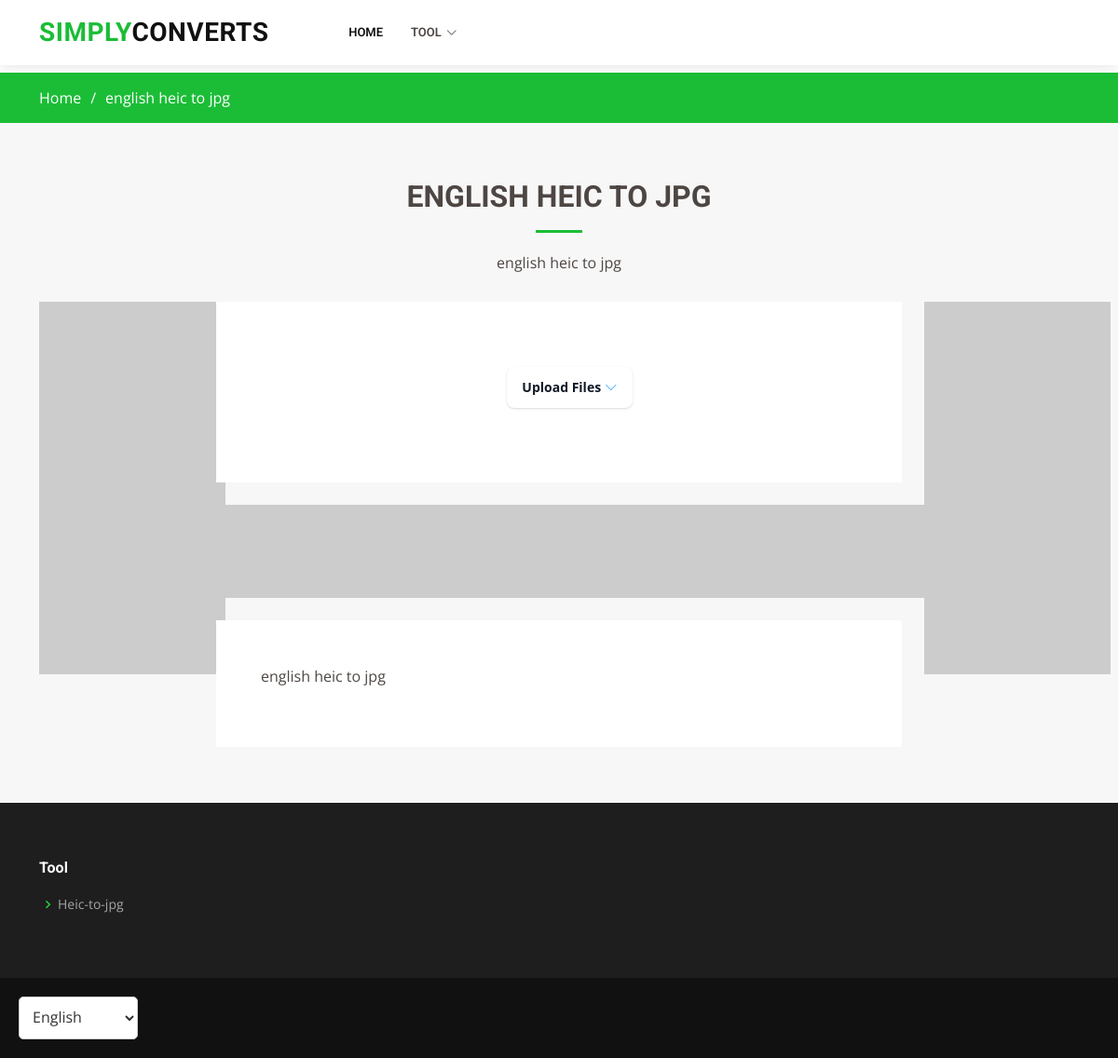
Screenshot of /en/tool/heic-to-jpg with the database file from the repository.
### common/models.py (models this page shows, shortened)
class TranslationHeader(models.Model):
    header = models.ForeignKey(Header, on_delete=models.CASCADE, null=True)
    title = models.CharField(max_length=100)
    url = models.ForeignKey('Url', on_delete=models.SET_NULL, null=True, blank=True)
    lng = models.CharField(max_length=10, choices=settings.LANGUAGES, null=True)
    def is_subheader(self):
        check = SubHeader.objects.filter(translation_header_id=self.id).exists()
        return check
    def get_subheader(self):
        check = SubHeader.objects.filter(translation_header_id=self.id)
        return check

class TranslationFooter(models.Model):
    footer = models.ForeignKey(Footer, on_delete=models.CASCADE, null=True)
    title = models.CharField(max_length=100)
    lng = models.CharField(max_length=10, choices=settings.LANGUAGES, null=True)
    def is_subfooter(self):
        check = SubFooter.objects.filter(translation_footer_id=self.id).exists()
        return check
    def get_subfooter(self):
        check = SubFooter.objects.filter(translation_footer_id=self.id)
        return check

class SubFooter(models.Model):
    translation_footer = models.ForeignKey(TranslationFooter, on_delete=models.CASCADE, null=True)
    title = models.CharField(max_length=100, null=True)
    url = models.ForeignKey('Url', on_delete=models.SET_NULL, null=True)

### tool/models.py (models this page shows, shortened)
class ToolPageTranslation(models.Model):
    tool_page = models.ForeignKey('ToolPage', related_name='translations', on_delete=models.CASCADE, null=True)
    language = models.CharField(max_length=10, choices=settings.LANGUAGES, null=True)
    short_desc = models.TextField(max_length=100, null=True)
    title = models.CharField(max_length=500, null=True)
    description = HTMLField()
    url=models.ForeignKey('common.Url', on_delete=models.SET_NULL, null=True)
    meta_title = models.CharField(max_length=255, null=True, blank=True)
    meta_description = models.CharField(max_length=255, null=True, blank=True)
    meta_keywords = models.CharField(max_length=255, null=True, blank=True)
    og_title = models.CharField(max_length=255, null=True, blank=True)
    og_description = models.CharField(max_length=255, null=True, blank=True)
    og_image = models.URLField(null=True, blank=True)
    og_url = models.URLField(null=True, blank=True)
    og_type = models.CharField(max_length=50, null=True, blank=True, default='website')
    twitter_card = models.CharField(max_length=50, null=True, blank=True, default='summary')
    twitter_title = models.CharField(max_length=255, null=True, blank=True)
    twitter_description = models.CharField(max_length=255, null=True, blank=True)
    twitter_image = models.URLField(null=True, blank=True)
    class Meta:
        unique_together = (('tool_page', 'language'),)

### tool/views.py (the view)
# urls.py: path('', include('tool.urls')),
def tool(request, lng,  slug):
    page_data = get_object_or_404(ToolPageTranslation, url__url=lng+'/'+"tool"+'/'+slug)
    selected_tool = page_data.tool_page.tool
    if selected_tool == 'HEIC to JPG':
        file_format = '.heic'
        target_format = 'jpg'
    elif selected_tool == 'PNG TO JPG':
        file_format = '.png'
        target_format = 'jpg'
    elif selected_tool == 'JPG TO PNG':
        file_format = '.jpg'
        target_format = 'png'
    elif selected_tool == 'MP4 to MP3':
        file_format = '.mp4'
        target_format = 'mp3'
    elif selected_tool == 'Video to MP3':
        file_format = 'video/*'
        target_format = 'mp3'
    elif selected_tool == 'Image to Word':
        file_format = 'image/*, image/heic, image/heif'
        target_format = 'text'
    elif selected_tool == 'MP3 Convertor' or selected_tool == 'Audio Convertor':
        file_format = 'audio/*'
        target_format = 'mp3'
    else:
        file_format = '*'
        target_format = '*'
    context = {
        'page_data': page_data,
        'target_format': target_format,
        'file_format' : file_format,
        'meta_title': page_data.meta_title,
        'meta_description': page_data.meta_description,
        'meta_keywords': page_data.meta_keywords,
        'og_title': page_data.og_title,
        'og_description': page_data.og_description,
        'og_image': page_data.og_image,
        'twitter_title': page_data.twitter_title,
        'twitter_description': page_data.twitter_description,
        'twitter_image': page_data.twitter_image,
    }
    return render(request, 'tool.html', context)

### common/models.py (called while the page is built)
    def __str__(self) -> str:
        return self.url

### template/tool.html (shortened to what this page needs)
{% extends 'base/base.html' %}
{% block content %}
{% include 'base/breadcrumb.html' with title=page_data.title %}
<section id="services" class="services section-bg">
    <div class="container" data-aos="fade-up">
        <div class="section-title" data-aos="fade-up">
            <h2>{{ page_data.title }}</h2>
            <p>{{ page_data.short_desc }}</p>
        </div>
        <div class="row">
            <div class="col-md-2">
                <img src="https://dummyimage.com/200x400/d5d5d5/000.png&text=Ads" />
            </div>
            <div class="col-md-8" data-aos="zoom-in" data-aos-delay="100" style="min-height:320px;">
                <div class="icon-box iconbox-blue">
                    <nav class="navbar flex-grow-1 ">
                        <button id="file-upload-button" class="margin-left-card file-upload-button dropdown justify-content-center align-items-center"
                            role="button"><span id="file-upload-button-text">Upload Files</span>
                            <i class="bi bi-chevron-down"></i></a>
                        </button>
                    </nav>
                </div>
                <img class="mt-4" src="https://dummyimage.com/850x100/d5d5d5/000.png&text=Ads" />
                <div class="iconbox-blue p-5 mt-4" style="background-color: #fff;">
                    {{ page_data.description | safe}}
                </div>
            </div>
            <div class="col-md-2">
                <img src="https://dummyimage.com/200x400/d5d5d5/000.png&text=Ads" />
            </div>
        </div>
    </div>
</section>
{% endblock %}

### template/base/header.html (shortened to what this page needs)
<header id="header" class="fixed-top">
  <div class="container d-flex align-items-center">
    <h2 class="logo me-auto" style="margin-right: 20px;"><a href="/"><span>Simply</span>Converts</a></h2>
    <nav id="navbar" class="navbar flex-grow-1" style="padding-left: 5%;">
      <ul>
<li><a href="/" class="">{{button.home}}</a></li>
          {% for header in headers %}
              {% if header.is_subheader %}
                  <li class="dropdown"><a ><span>{{ header.title}}</span> <i class="bi bi-chevron-down"></i></a>
                  </li>
              {% else %}
                  <li><a href="{{ header.url }}" class="">{{header.title}}</a></li>
              {% endif %}
          {% endfor %}
      </ul>
  </nav>
  </div>
</header>

### template/base/breadcrumb.html
<section id="breadcrumbs" class="breadcrumbs">
    <div class="container">
      <div class="d-flex justify-content-between align-items-center">
        <ol>
          <li><a href="{% url 'home' %}">{{button.home}}</a></li>
          <li>{{ title }}</li>
        </ol>
      </div>
    </div>
  </section>

### template/base/footer.html (shortened to what this page needs)
<footer id="footer">
    <div class="footer-top">
      <div class="container">
        <div class="row">
          {% for footer in footers %}
            {% if footer.is_subfooter %}
          <div class="col-lg-2 col-md-6 footer-links">
            <h4>{{ footer.title}}</h4>
            <ul>
              {% for subfooter in footer.get_subfooter %}
                <li><i class="bx bx-chevron-right"></i> <a href="/{{ subfooter.url}}">{{subfooter.title}}</a></li>
              {% endfor %}
            </ul>
          </div>
          {% else %}
                    <li><a class="">{{footer.title}}</a></li>
                {% endif %}
          {% endfor %}
        </div>
      </div>
    </div>
    <div class="language-select-container">
      <select id="language-select" onchange="changeLanguage(this)" class="language-select">
        {% for single_lng in languages_list %}
          <option value="{{ single_lng.code }}" {% if single_lng.code == selected_lng %}selected{% endif %}>
            {{ single_lng.name }}
          </option>
        {% endfor %}
      </select>
    </div>
  </footer>

### static/css/style.css (style rules this page uses)
body { font-family: "Open Sans", sans-serif; color: #4d4643; }
a { color: #1bbd36; text-decoration: none; }
h1, h2, h3, h4, h5, h6 { font-family: "Roboto", sans-serif; }
#header { background: #fff; transition: all 0.5s; z-index: 997; padding: 15px 0; box-shadow: 0px 2px 15px rgba(0, 0, 0, 0.1); }
#header .logo { font-size: 28px; margin: 0; padding: 0; line-height: 1; font-weight: 700; letter-spacing: 0.5px; text-transform: uppercase; }
#header .logo a { color: #111; }
#header .logo a span { color: #1bbd36; }
.navbar { padding: 0; }
.navbar ul { margin: 0; padding: 0; display: flex; list-style: none; align-items: center; }
.navbar li { position: relative; }
.navbar a, .navbar a:focus { display: flex; align-items: center; justify-content: space-between; padding: 10px 0 10px 30px; font-family: "Roboto", sans-serif; font-size: 13px; font-weight: 600; color: #111; white-space: nowrap; text-transform: uppercase; transition: 0.3s; }
.navbar a i, .navbar a:focus i { font-size: 12px; line-height: 0; margin-left: 5px; }
section { padding: 60px 0; overflow: hidden; }
.section-bg { background-color: #f7f7f7; }
.section-title { text-align: center; padding-bottom: 30px; }
.section-title h2 { font-size: 32px; font-weight: bold; text-transform: uppercase; margin-bottom: 20px; padding-bottom: 20px; position: relative; }
.section-title h2::after { content: ""; position: absolute; display: block; width: 50px; height: 3px; background: #1bbd36; bottom: 0; left: calc(50% - 25px); }
.section-title p { margin-bottom: 0; }
.breadcrumbs { padding: 15px 0; background: #1bbd36; min-height: 40px; margin-top: 78px; }
.breadcrumbs ol { display: flex; flex-wrap: wrap; list-style: none; padding: 0; margin: 0; color: #fff; }
.breadcrumbs ol a { color: #fff; }
.breadcrumbs ol li+li { padding-left: 10px; }
.breadcrumbs ol li+li::before { display: inline-block; padding-right: 10px; color: #fff; content: "/"; }
.services .icon-box { text-align: center; padding: 70px 20px 80px 20px; transition: all ease-in-out 0.3s; background: #fff; }
.services .iconbox-blue i { color: #47aeff; }
#footer { color: #fff; font-size: 14px; background: #111; }
#footer .footer-top { padding: 60px 0 30px 0; background: #1e1e1e; }
#footer .footer-top h4 { font-size: 16px; font-weight: bold; color: #fff; position: relative; padding-bottom: 12px; }
#footer .footer-top .footer-links { margin-bottom: 30px; }
#footer .footer-top .footer-links ul { list-style: none; padding: 0; margin: 0; }
#footer .footer-top .footer-links ul i { padding-right: 2px; color: #1ed33c; font-size: 18px; line-height: 1; }
#footer .footer-top .footer-links ul li { padding: 10px 0; display: flex; align-items: center; }
#footer .footer-top .footer-links ul li:first-child { padding-top: 0; }
#footer .footer-top .footer-links ul a { color: rgba(255, 255, 255, 0.6); transition: 0.3s; display: inline-block; line-height: 1; }

### template/base/css.html (style rules this page uses)
.file-upload-button { background-color: #ffffff; border: 0; border-radius: 0.5rem; box-sizing: border-box; color: #111827; font-family: "Inter var", ui-sans-serif, system-ui, -apple-system, system-ui, "Segoe UI", Roboto, "Helvetica Neue", Arial, "Noto Sans", sans-serif, "Apple Color Emoji", "Segoe UI Emoji", "Segoe UI Symbol", "Noto Color Emoji"; font-size: 0.875rem; font-weight: 600; line-height: 1.25rem; padding: 0.75rem 1rem; text-align: center; text-decoration: none #d1d5db solid; text-decoration-thickness: auto; box-shadow: 0 1px 3px 0 rgba(0, 0, 0, 0.1), 0 1px 2px 0 rgba(0, 0, 0, 0.06); cursor: pointer; user-select: none; -webkit-user-select: none; touch-action: manipulation; }
.margin-left-card { margin-left: 42%; }

### template/base/footer.html (style rules this page uses)
.language-select { padding: 10px; border: 1px solid #ccc; border-radius: 5px; background-color: #fff; font-size: 16px; color: #333; }
.language-select-container { padding: 20px; }

### rows the page displays
TranslationHeader: title "TOOL"
ToolPageTranslation: title "english heic to jpg", title "ENGLISH HEIC TO JPG", short_desc "english heic to jpg", description "english heic to jpg"
TranslationFooter: title "Tool"
SubFooter: title "Heic-to-jpg"

### other values shown
{{ button.home }} "HOME"
{{ button.home }} "Home"
form field value "English"
